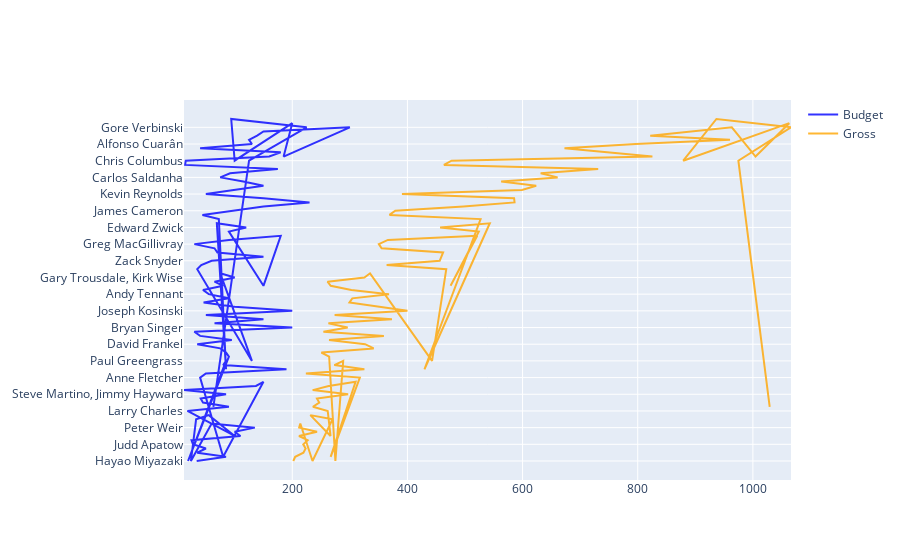

The cell this chart's notebook holds for it:
### Code cell
fig = go.Figure()
fig.add_trace(go.Scatter(
        y=df3['Director'],
        x=df3['Budget ($mill)'],
        name='Budget',
    line=dict(color='blue'),
    opacity=0.8))

fig.add_trace(go.Scatter(
        y=df3['Director'],
        x=df3['Gross ($mill)'],
        name='Gross',
    line=dict(color='orange'),
    opacity=0.8))

fig.show()

### Figure 1 — Plotly figure (JSON) as saved in the notebook; plotly's stock layout.template omitted (floating-point values rounded to 4 significant figures)
{"data": [{"line": {"color": "blue"}, "name": "Budget", "opacity": 0.8, "type": "scatter", "x": [34, 85, 35, 50, 27.5, 25, 110, 100, 135, 60, 24, 33, 55, 100, 18, 90, 45, 41, 85, 12, 137, 150, 80, 40, 50, 190, 80, 85, 19, 90, 85, 75, 35, 95, 40, 30, 200, 65, 150, 50, 200, 100, 46, 90, 55, 45, 80, 65, 100, 75, 130, 35, 42, 60, 150, 70, 65, 30, 90, 180, 150, 90, 120, 69, 85, 72.5, 44, 100, 150, 230, 150, 50, 102, 150, 115, 75, 92, 175, 14, 15, 160, 180, 40, 130, 125, 139, 150, 300, 185, 200, 100, 94, 225, 125, 63], "y": ["Hayao Miyazaki", "Nancy Meyers", "Tom Vaughan", "Peyton Reed", "Judd Apatow", "Pierre Morel", "Ridley Scott", "Phil Lord, Chris Miller", "Peter Weir", "Doug Liman", "Hayao Miyazaki", "Clint Eastwood", "Jesse Dylan", "Ridley Scott", "Larry Charles", "Steven Spielberg", "Richard Curtis", "Curtis Hanson", "Steve Martino, Jimmy Hayward", "Paul Weitz, Chris Weitz", "Ang Lee", "Christopher Williams, Byron Howard", "Nancy Meyers", "Anne Fletcher", "Neil Jordan", "Robert Zemeckis", "Dean DeBlois, Chris Sanders", "Paul Greengrass", "Hayao Miyazaki", "Joseph McGinty Nichol", "Tony Scott", "Timur Bekmambetov", "David Frankel", "Luc Besson", "Harald Zwart", "Chris Noonan", "Bryan Singer", "Joe Johnston", "Gavin Hood", "Cameron Crowe", "Joseph Kosinski", "Jon Turteltaub", "P. J. Hogan", "Barry Cook, Tony Bancroft", "Andy Tennant", "Tom Shadyac", "Tim Burton", "Paul Verhoeven", "Gary Trousdale, Kirk Wise", "Michael Bay", "Paul Greengrass", "Todd Phillips", "Roger Michell", "Zack Snyder", "Brett Ratner", "John Lasseter, Joe Ranft", "Ron Howard", "Greg MacGillivray", "John McTiernan", "Andrew Stanton", "Tim Burton", "Guy Ritchie", "Edward Zwick", "Chris Renaud, Pierre Coffin", "Robert Zemeckis", "David Silverman", "Andrew Davis", "James Cameron", "Wolfgang Petersen", "Marc Forster", "Francis Lawrence", "Kevin Reynolds", "Martin Campbell", "Brad Bird, Jan Pinkava", "Pete Docter, Lee Unkrich, David Silverman", "Carlos Saldanha", "Brad Bird", "Pete Docter", "Garry Marshall", "Chris Columbus", "Christopher Nolan", "Andrew Adamson", "M. Night Shyamalan", "Alfonso Cuarân", "David Yates", "Sam Raimi", "Mike Newell", "Gore Verbinski", "Christopher Nolan", "Lee Unkrich", "Chris Columbus", "Andrew Stanton, Lee Unkrich", "Gore Verbinski", "Chris Columbus", "Steven Spielberg"]}, {"line": {"color": "orange"}, "name": "Gross", "opacity": 0.8, "type": "scatter", "x": ["201.8", "205.1", "219.4", "223.2", "219.1", "226.8", "211.7", "243", "212", "214", "235.2", "270", "231.4", "266.5", "261.6", "235.9", "246.9", "242.9", "297.1", "235.5", "263.4", "310", "266.7", "317.4", "223.7", "325.3", "273.1", "288.5", "274.9", "264.1", "250.6", "341.4", "326.6", "263.9", "359.1", "254.1", "296.3", "262.8", "373.1", "273.6", "400.1", "347.5", "299.3", "304.3", "368.1", "302.7", "266.8", "261.3", "325.3", "335.1", "442.8", "467.5", "363.9", "456.1", "459.4", "462", "355.2", "350.4", "366.1", "521.3", "475", "524", "456.8", "543.1", "429.6", "527.1", "368.9", "378.9", "497.4", "586.1", "585.3", "390.5", "599", "623.7", "562.8", "660.9", "631.4", "731.3", "463.4", "476.7", "825.5", "745", "672.8", "796.7", "960.3", "821.7", "896.9", "963.4", "1,004.60", "1,063.20", "879", "936.7", "1,066.20", "974.8", "1,029.20"], "y": ["Hayao Miyazaki", "Nancy Meyers", "Tom Vaughan", "Peyton Reed", "Judd Apatow", "Pierre Morel", "Ridley Scott", "Phil Lord, Chris Miller", "Peter Weir", "Doug Liman", "Hayao Miyazaki", "Clint Eastwood", "Jesse Dylan", "Ridley Scott", "Larry Charles", "Steven Spielberg", "Richard Curtis", "Curtis Hanson", "Steve Martino, Jimmy Hayward", "Paul Weitz, Chris Weitz", "Ang Lee", "Christopher Williams, Byron Howard", "Nancy Meyers", "Anne Fletcher", "Neil Jordan", "Robert Zemeckis", "Dean DeBlois, Chris Sanders", "Paul Greengrass", "Hayao Miyazaki", "Joseph McGinty Nichol", "Tony Scott", "Timur Bekmambetov", "David Frankel", "Luc Besson", "Harald Zwart", "Chris Noonan", "Bryan Singer", "Joe Johnston", "Gavin Hood", "Cameron Crowe", "Joseph Kosinski", "Jon Turteltaub", "P. J. Hogan", "Barry Cook, Tony Bancroft", "Andy Tennant", "Tom Shadyac", "Tim Burton", "Paul Verhoeven", "Gary Trousdale, Kirk Wise", "Michael Bay", "Paul Greengrass", "Todd Phillips", "Roger Michell", "Zack Snyder", "Brett Ratner", "John Lasseter, Joe Ranft", "Ron Howard", "Greg MacGillivray", "John McTiernan", "Andrew Stanton", "Tim Burton", "Guy Ritchie", "Edward Zwick", "Chris Renaud, Pierre Coffin", "Robert Zemeckis", "David Silverman", "Andrew Davis", "James Cameron", "Wolfgang Petersen", "Marc Forster", "Francis Lawrence", "Kevin Reynolds", "Martin Campbell", "Brad Bird, Jan Pinkava", "Pete Docter, Lee Unkrich, David Silverman", "Carlos Saldanha", "Brad Bird", "Pete Docter", "Garry Marshall", "Chris Columbus", "Christopher Nolan", "Andrew Adamson", "M. Night Shyamalan", "Alfonso Cuarân", "David Yates", "Sam Raimi", "Mike Newell", "Gore Verbinski", "Christopher Nolan", "Lee Unkrich", "Chris Columbus", "Andrew Stanton, Lee Unkrich", "Gore Verbinski", "Chris Columbus", "Steven Spielberg"]}], "layout": {}}
